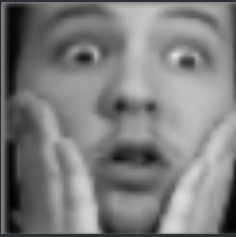
#> input picture face_surprise.PNG, 236 x 237 px
$ python hog.py
#> lines starting #> are read from the running program, lines starting #| are printed output that depends on the picture
# -*- coding: utf-8 -*-
"""
This file was used in order to generate the HOG example in the in-class presentation.

@authors Philippe Savard & Gaspard Petitclair
"""

import matplotlib.pyplot as plt

from skimage.feature import hog
from skimage import exposure
from skimage.io import imread

path = "face_surprise.PNG"
image = imread(path, as_gray=True)
#> image: shape (237, 236) float64; min 0, max 0.882, mean 0.492

fd, hog_image = hog(image, orientations=8, pixels_per_cell=(16, 16),
                    cells_per_block=(1, 1), visualize=True)
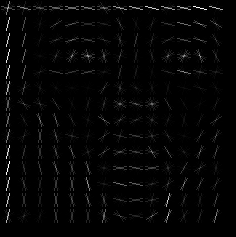
#> hog_image: shape (237, 236) float64; min 0, max 0.0851, mean 0.00173; drawn with min black and max white
#> fd = 1568 values, max 0.968 at index 204, min 0 at index 17, mean 0.273

fig, (ax1, ax2) = plt.subplots(1, 2, figsize=(8, 4), sharex=True, sharey=True)

ax1.axis('off')
ax1.imshow(image, cmap=plt.cm.gray)
ax1.set_title('Input image')

# Rescale histogram for better display
hog_image_rescaled = exposure.rescale_intensity(hog_image, in_range=(0, 10))

ax2.axis('off')
ax2.imshow(hog_image_rescaled, cmap=plt.cm.gray)
ax2.set_title('Histogram of Oriented Gradients')
plt.show()
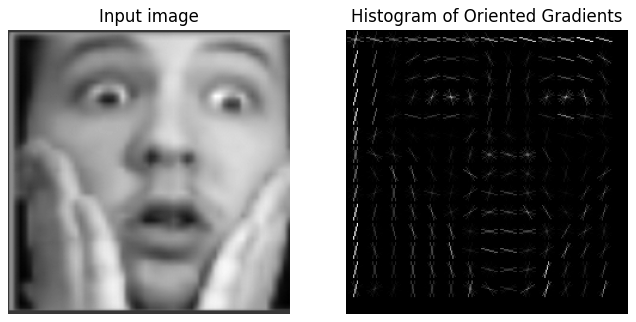
#> figure drawn by matplotlib, 2 panels
